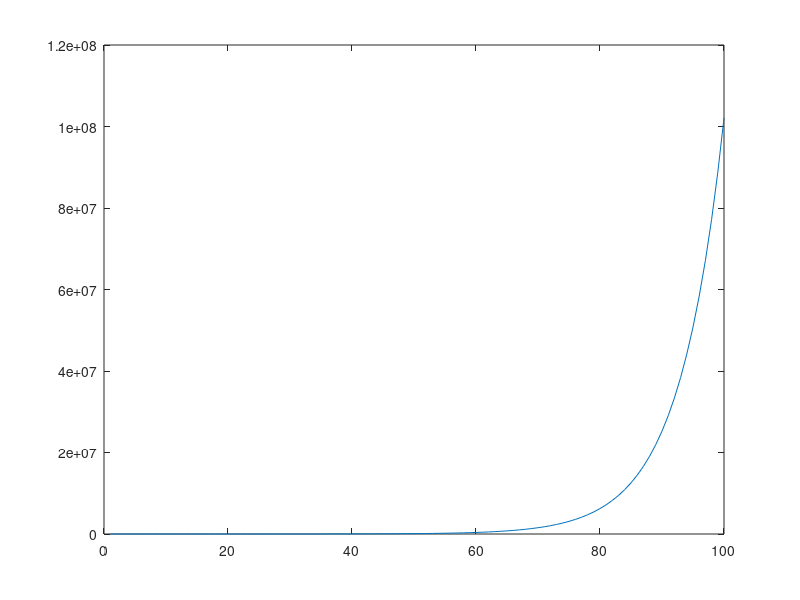

Reproduce this figure in MATLAB.
experience=[100];
overall=100;
tillAssignmentAvailable1=0;
tillAssignmentAvailable2=0;
tillAssignmentAvailable3=0;
tillAssignmentAvailable4=0;
tillAssignmentAvailable5=0;
for finalLevel=2:1:100
    temp=experience(finalLevel-1)*1.20-(experience(finalLevel-1)*0.05);
    overall=overall+temp;
    if finalLevel==50
        tillAssignmentAvailable1=overall;
    elseif finalLevel==75
        tillAssignmentAvailable2=overall-tillAssignmentAvailable1;
    elseif finalLevel==90
        tillAssignmentAvailable3=overall-(tillAssignmentAvailable1+tillAssignmentAvailable2);
    elseif finalLevel==96
        tillAssignmentAvailable4=overall-(tillAssignmentAvailable1+tillAssignmentAvailable2+tillAssignmentAvailable3);
    elseif finalLevel==100
        tillAssignmentAvailable5=overall-(tillAssignmentAvailable1+tillAssignmentAvailable2+tillAssignmentAvailable3+tillAssignmentAvailable4);
    end
    experience(finalLevel)=temp;
end
level=1;
totalAssignmentExp=0;
new=0;
current=experience(level);

for noOfAssignments=1:1:(24*5*10)%later-(4+4+4)for exam period, sat and sun already excluded

    assignmentEarned=(10+level)^2;%10 is max marks
    totalAssignmentExp=totalAssignmentExp+assignmentEarned;
    if current<assignmentEarned
        new=assignmentEarned-current;
        level=level+1;
        current=experience(level)-new;
    elseif current==assignmentEarned
        new=0;
        level=level+1;
    else
        current=current-assignmentEarned;
    end
    
end

plot(1:1:100,experience);
